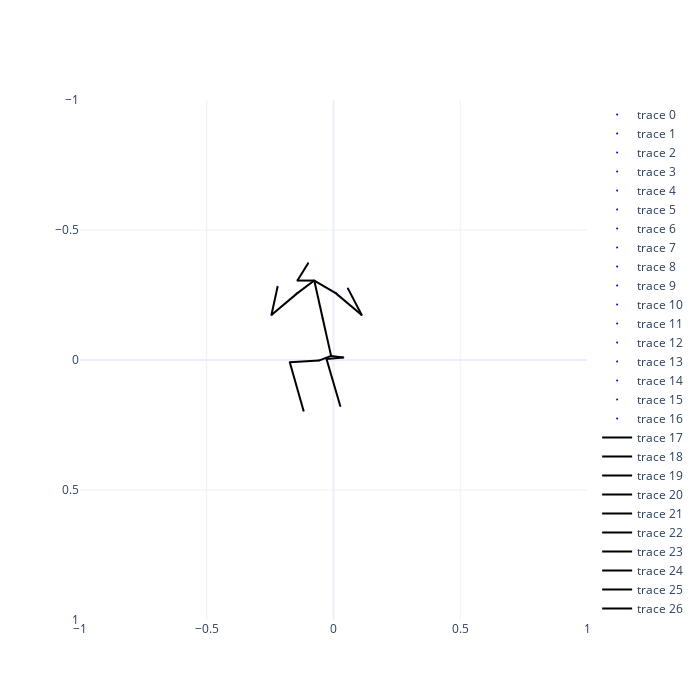

The cell this chart's notebook holds for it:
### Code cell
# 2d input
aihub_2d = copy.deepcopy(input)
# 2d skeleton
pos = copy.deepcopy(aihub_2d)
points_aihub_2d = {}
for i, p in enumerate(pos):
    p = np.append(p, 0.0)
    #print(i, h36m_keypoints[i], p)
    points_aihub_2d[h36m_keypoints[i]] = p
pos_vector = pos.reshape(-1) # (51,)
total_min, total_max = pos_vector.min(), pos_vector.max()
print("total min: ", total_min,
      "total max: ", total_max)

interact(draw_skeleton_2d(points_aihub_2d, h36m_connections))

### Figure 1 — Plotly figure (JSON) as saved in the notebook; plotly's stock layout.template omitted (floating-point values rounded to 4 significant figures)
{"data": [{"marker": {"color": "blue", "size": 2}, "mode": "markers", "type": "scatter", "x": [-0.009517], "y": [-0.01586]}, {"marker": {"color": "blue", "size": 2}, "mode": "markers", "type": "scatter", "x": [0.03876], "y": [-0.009821]}, {"marker": {"color": "blue", "size": 2}, "mode": "markers", "type": "scatter", "x": [-0.02762], "y": [-0.003787]}, {"marker": {"color": "blue", "size": 2}, "mode": "markers", "type": "scatter", "x": [0.02669], "y": [0.1773]}, {"marker": {"color": "blue", "size": 2}, "mode": "markers", "type": "scatter", "x": [-0.05779], "y": [0.002248]}, {"marker": {"color": "blue", "size": 2}, "mode": "markers", "type": "scatter", "x": [-0.1725], "y": [0.008282]}, {"marker": {"color": "blue", "size": 2}, "mode": "markers", "type": "scatter", "x": [-0.1181], "y": [0.1954]}, {"marker": {"color": "blue", "size": 2}, "mode": "markers", "type": "scatter", "x": [-0.04271], "y": [-0.1607]}, {"marker": {"color": "blue", "size": 2}, "mode": "markers", "type": "scatter", "x": [-0.0759], "y": [-0.3055]}, {"marker": {"color": "blue", "size": 2}, "mode": "markers", "type": "scatter", "x": [-0.1423], "y": [-0.3055]}, {"marker": {"color": "blue", "size": 2}, "mode": "markers", "type": "scatter", "x": [-0.1], "y": [-0.3719]}, {"marker": {"color": "blue", "size": 2}, "mode": "markers", "type": "scatter", "x": [-0.1423], "y": [-0.2572]}, {"marker": {"color": "blue", "size": 2}, "mode": "markers", "type": "scatter", "x": [-0.2449], "y": [-0.1728]}, {"marker": {"color": "blue", "size": 2}, "mode": "markers", "type": "scatter", "x": [-0.2207], "y": [-0.2814]}, {"marker": {"color": "blue", "size": 2}, "mode": "markers", "type": "scatter", "x": [0.008587], "y": [-0.2572]}, {"marker": {"color": "blue", "size": 2}, "mode": "markers", "type": "scatter", "x": [0.1112], "y": [-0.1728]}, {"marker": {"color": "blue", "size": 2}, "mode": "markers", "type": "scatter", "x": [0.05686], "y": [-0.2753]}, {"line": {"color": "black"}, "mode": "lines", "type": "scatter", "x": [-0.009517, 0.03876], "y": [-0.01586, -0.009821]}, {"line": {"color": "black"}, "mode": "lines", "type": "scatter", "x": [-0.009517, -0.05779], "y": [-0.01586, 0.002248]}, {"line": {"color": "black"}, "mode": "lines", "type": "scatter", "x": [-0.009517, -0.04271], "y": [-0.01586, -0.1607]}, {"line": {"color": "black"}, "mode": "lines", "type": "scatter", "x": [0.03876, -0.02762], "y": [-0.009821, -0.003787]}, {"line": {"color": "black"}, "mode": "lines", "type": "scatter", "x": [-0.02762, 0.02669], "y": [-0.003787, 0.1773]}, {"line": {"color": "black"}, "mode": "lines", "type": "scatter", "x": [-0.05779, -0.1725], "y": [0.002248, 0.008282]}, {"line": {"color": "black"}, "mode": "lines", "type": "scatter", "x": [-0.1725, -0.1181], "y": [0.008282, 0.1954]}, {"line": {"color": "black"}, "mode": "lines", "type": "scatter", "x": [-0.04271, -0.0759], "y": [-0.1607, -0.3055]}, {"line": {"color": "black"}, "mode": "lines", "type": "scatter", "x": [-0.0759, -0.1423], "y": [-0.3055, -0.3055]}, {"line": {"color": "black"}, "mode": "lines", "type": "scatter", "x": [-0.1423, -0.1], "y": [-0.3055, -0.3719]}, {"line": {"color": "black"}, "mode": "lines", "type": "scatter", "x": [-0.0759, 0.008587], "y": [-0.3055, -0.2572]}, {"line": {"color": "black"}, "mode": "lines", "type": "scatter", "x": [0.008587, 0.1112], "y": [-0.2572, -0.1728]}, {"line": {"color": "black"}, "mode": "lines", "type": "scatter", "x": [0.1112, 0.05686], "y": [-0.1728, -0.2753]}, {"line": {"color": "black"}, "mode": "lines", "type": "scatter", "x": [-0.0759, -0.1423], "y": [-0.3055, -0.2572]}, {"line": {"color": "black"}, "mode": "lines", "type": "scatter", "x": [-0.1423, -0.2449], "y": [-0.2572, -0.1728]}, {"line": {"color": "black"}, "mode": "lines", "type": "scatter", "x": [-0.2449, -0.2207], "y": [-0.1728, -0.2814]}], "layout": {"height": 700, "width": 700, "xaxis": {"range": [-1, 1]}, "yaxis": {"range": [1, -1]}}}
